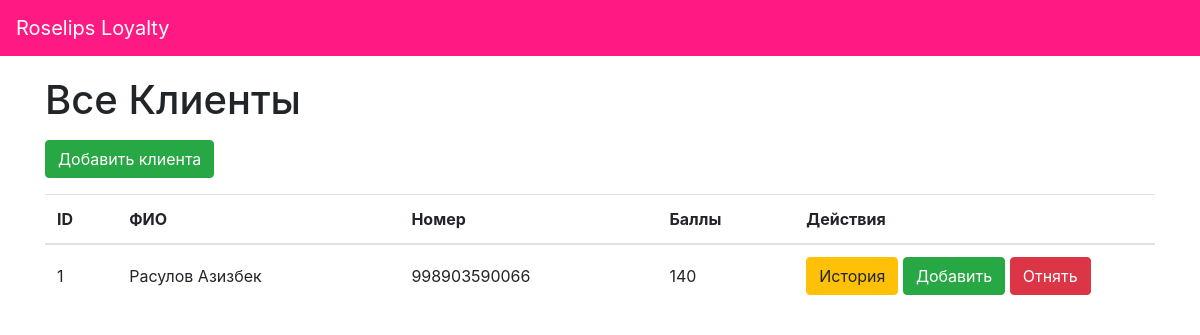
The page / on the database its author committed.
### tables this page shows
CREATE TABLE `clients` (
  `id` int NOT NULL,
  `name` varchar(100) NOT NULL,
  `number` bigint NOT NULL,
  `scores` float NOT NULL DEFAULT '0'
);

### index.php (the view, shortened to what this page needs)
<?php
    include 'config.php';
    $sql = "SELECT * FROM `clients` WHERE id";
    $query = $connect->prepare($sql);
    $query->execute();
    $clients = $query->fetchAll(PDO::FETCH_ASSOC);
?>
<!doctype html>
<html lang="en">
<head>
    <link rel="stylesheet" href="libs/bootstrap-4.0.0-dist/css/bootstrap.min.css">
    <link rel="stylesheet" href="libs/Font/font-awesome-4.7.0/css/font-awesome.min.css">
    <link rel="stylesheet" href="css/style.css">
</head>
<body>
<nav class="navbar navbar-expand-lg navbar-dark bg-dark">
    <a class="navbar-brand" href="/">Roselips Loyalty</a>
</nav>
<div class="container">
    <div class="row">
        <div class="col-md-12">
            <h1 class="mb-3">Все Клиенты</h1>
            <a href="create.php" class="btn btn-success mb-3">Добавить клиента</a>
            <table class="table">
                <thead>
                    <tr>
                        <th>ID</th>
                        <th>ФИО</th>
                        <th>Номер</th>
                        <th>Баллы</th>
                        <th>Действия</th>
                    </tr>
                </thead>
                <tbody>
                    <?php foreach($clients as $client): ?>
                    <tr>
                        <td><?= $client['id'];?></td>
                        <td><?= $client['name'];?></td>
                        <td><?= $client['number'];?></td>
                        <td><?= $client['scores'];?></td>
                        <td>
                            <a href="history.php?id=<?= $client['id'];?>" class="btn btn-warning">
                                История
                            </a>
                            <a href="add.php?id=<?= $client['id'];?>&number=<?= $client['number'];?>" class="btn btn-success">
                                Добавить
                            </a>
                            <a href="remove.php?id=<?=$client['id'];?>&number=<?= $client['number'];?>" class="btn btn-danger">Отнять</a>
                        </td>
                    </tr>
                    <?php endforeach; ?>
                </tbody>
            </table>
        </div>
    </div>
</div>
</body>
</html>

### css/style.css (style rules this page uses)
* { padding: 0; margin: 0; box-sizing: border-box; }
.navbar { background:#ff1983 !important; margin-bottom: 20px; }
.table td { vertical-align: middle; border-top: 1px solid #dee2e6; word-break: break-word; max-width: 200px; }

### rows shown on the page
clients: id "1", name "Расулов Азизбек", number "998903590066", scores "140"
